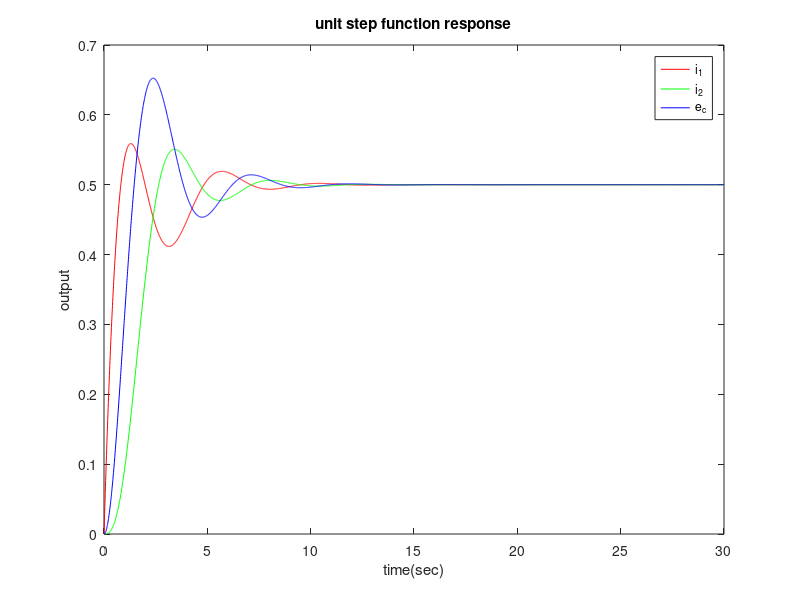

Reproduce this figure in MATLAB.
clc; clear; close all;

%% state space에 의한 3가지 output의 unit step function response

R1 = 1;
R2 = 1;
L1 = 1;
L2 = 1;
C = 1;

num1 = [L2*C R2*C 1];
num2 = [1];
num3 = [L2 R2];

den = [L1*L2*C (R1*L2+R2*L1)*C (L1+L2+R1*R2*C) (R1+R2)];

t = 0:0.01:30;

tf1 = tf(num1, den);
tf2 = tf(num2, den);
tf3 = tf(num3, den);

y1 = step(tf1, t);
y2 = step(tf2, t);
y3 = step(tf3, t);

plot(t, y1, 'Color', 'r');

hold on;

plot(t, y2, 'Color', 'g');
plot(t, y3, "Color", 'b');

hold off;

title('unit step function response');
legend('i_1', 'i_2', 'e_c');
xlabel('time(sec)');
ylabel('output');
